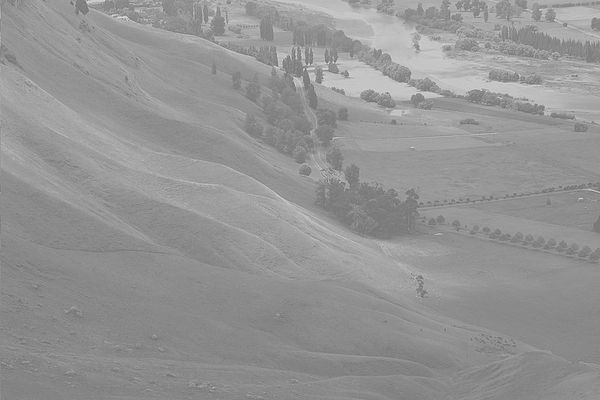
#> input picture hist.jpg, 600 x 400 px
$ python hist2.py
#> lines starting #> are read from the running program, lines starting #| are printed output that depends on the picture
#!/usr/bin/env python3
# -*- coding: utf-8 -*-
"""
Created on Wed Mar 27 11:40:33 2019

@author: prapti
"""

import numpy as np
import matplotlib.pyplot as plt
import cv2

img = cv2.imread('hist.jpg', cv2.IMREAD_GRAYSCALE)
#> img is the input picture: shape (400, 600); min 105, max 228, mean 148
plt.imshow(img, cmap='gray');

img = np.asarray(img)
flat = img.flatten()

# show the histogram
plt.hist(flat, bins=50)

def get_histogram(image, bins):
#> called with image = array of shape (240000,), bins = 256
    histogram = np.zeros(bins)
    for pixel in image:
        histogram[pixel] += 1
#> this loop made 240000 passes
#> pixel on passes 1 to 3: 149, 144, 138
#> after the loop, histogram = 256 values, max 9682 at index 137, min 0 at index 0, mean 937.5
    return histogram

# execute our histogram function
hist = get_histogram(flat, 256)
#> hist has the same summary as histogram in get_histogram
def cumsum(a):
    a = iter(a)
    b = [next(a)]
#> b = [0]
    for i in a:
        b.append(b[-1] + i)
#> after the loop, b = 256 values from 0 to 240000
    return np.array(b)

# execute the fn
cs = cumsum(hist)
#> cs = 256 values from 0 to 240000

# display the result
plt.plot(cs)

# cs = (((cs - cs.min()) * 255) / (cs.max() - cs.min())).astype('uint8')
nj = (cs - cs.min()) * 255
#> nj = 256 values from 0 to 61200000
N = cs.max() - cs.min()
#> N = 240000

# re-normalize the cumsum
cs = nj / N
#> cs = 256 values from 0 to 255

# cast it back to uint8 since we can't use floating point values in images
cs = cs.astype('uint8')

plt.plot(cs)

img_new = cs[flat]
img_new = np.reshape(img_new, img.shape)
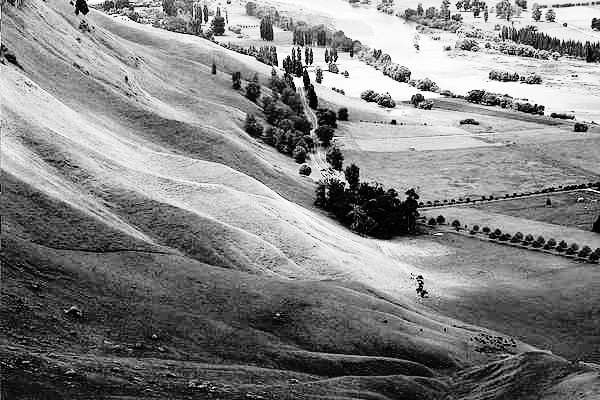
#> img_new: shape (400, 600); min 0, max 255, mean 129.9

plt.imshow(img_new, cmap='gray')
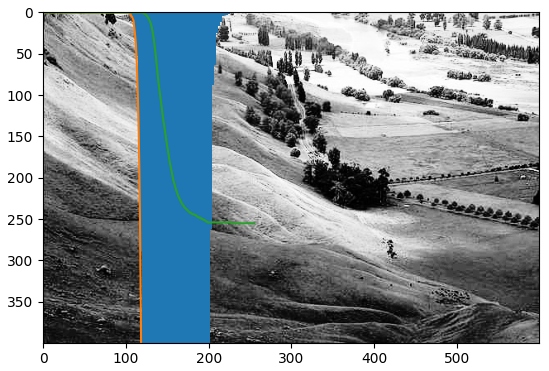
#> figure drawn by matplotlib, 1 panel
